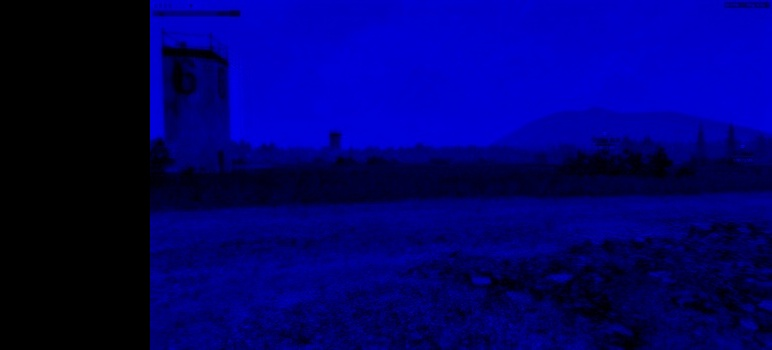
#> input picture regresor_RGB/3grad_images_plus_rectangles/B_image_l.jpeg, 772 x 350 px, found by its file name
$ python test_script.py
#> lines starting #> are read from the running program, lines starting #| are printed output that depends on the picture
import cv2
import numpy as np


def cvshow(name, img):
    cv2.imshow(name, img)
    cv2.waitKey(0)
    cv2.destroyAllWindows()


def sift_kp(image):
    gray_image = cv2.cvtColor(image, cv2.COLOR_BGR2GRAY)
    sift = cv2.SIFT_create()
    kp, des = sift.detectAndCompute(image, None)
    kp_image = cv2.drawKeypoints(gray_image, kp, None)
    return kp_image, kp, des


def get_good_match(des1, des2):
    bf = cv2.BFMatcher()
    matches = bf.knnMatch(des1, des2, k=2)  # des1 - изображение шаблона, des2 - соответствующее изображение
    matches = sorted(matches, key=lambda x: x[0].distance / x[1].distance)
    good = []
    for m, n in matches:
        if m.distance < 0.75 * n.distance:
            good.append(m)
    return good


def drawMatches(imageA, imageB, kpsA, kpsB, matches, status):
    # Инициализировать изображение визуализации, соединить изображения A и B слева и справа вместе
    (hA, wA) = imageA.shape[:2]
    (hB, wB) = imageB.shape[:2]
    vis = np.zeros((max(hA, hB), wA + wB, 3), dtype="uint8")
    vis[0:hA, 0:wA] = imageA
    vis[0:hB, wA:] = imageB

    # Совместное прохождение, рисование совпадающих пар
    for ((trainIdx, queryIdx), s) in zip(matches, status):
        # После успешного совпадения пары точек нарисуйте ее на визуализации
        if s == 1:
            # Нарисуйте совпадающие пары
            ptA = (int(kpsA[queryIdx][0]), int(kpsA[queryIdx][1]))
            ptB = (int(kpsB[trainIdx][0]) + wA, int(kpsB[trainIdx][1]))
            cv2.line(vis, ptA, ptB, (0, 255, 0), 1)

    # Вернуть результаты визуализации
    return vis


# Панорамное сшивание
def siftimg_rightlignment(img_right, img_left):
    _, kp1, des1 = sift_kp(img_right)
    _, kp2, des2 = sift_kp(img_left)
    goodMatch = get_good_match(des1, des2)
    # Когда совпадающие пары элементов фильтра больше 4 пар: вычислить матрицу перспективного преобразования
    if len(goodMatch) > 4:
        # Получить координаты точки соответствующей пары
        ptsA = np.float32([kp1[m.queryIdx].pt for m in goodMatch]).reshape(-1, 1, 2)
        ptsB = np.float32([kp2[m.trainIdx].pt for m in goodMatch]).reshape(-1, 1, 2)
        ransacReprojThreshold = 4
        H, status = cv2.findHomography(ptsA, ptsB, cv2.RANSAC, ransacReprojThreshold)
        # Функция этой функции состоит в том, чтобы сначала использовать
        # RANSAC для выбора четырех лучших наборов точек сопряжения,
        # а затем вычислить матрицу H. H - это матрица 3 * 3

        # Измените угол обзора справа от изображения, и в результате получится преобразованное изображение
        result = cv2.warpPerspective(img_right, H, (img_right.shape[1] + img_left.shape[1], img_right.shape[0]))
        cvshow('result_medium', result)
        # Передайте картинку слева в левый конец результирующего изображения
        result[0:img_left.shape[0], 0:img_left.shape[1]] = img_left
        return result


path_R = r'..//3grad_images//R_image.jpeg'
path_G = r'..//3grad_images/G_image.jpeg'
path_B = r'..//regresor_RGB//3grad_images//B_image.jpeg'
# Соответствие функций + панорамная строчка
path_1 = r'//home//sergey//PycharmProjects//dvs_etu//regresor_RGB//3grad_images_plus_rectangles//B_image_l.jpeg'
path_2 = r'//home//sergey//PycharmProjects//dvs_etu//regresor_RGB//3grad_images_plus_rectangles//G_image_r.jpeg'
# Прочтите сшитую картинку (обратите внимание на расположение левой и правой картинок)
# Преобразовать графику справа
img_right = cv2.imread(path_1)
#> img_right is the input picture: shape (350, 772, 3); mean B, G, R 107.5, 0.4, 0.5
img_left = cv2.imread(path_2)
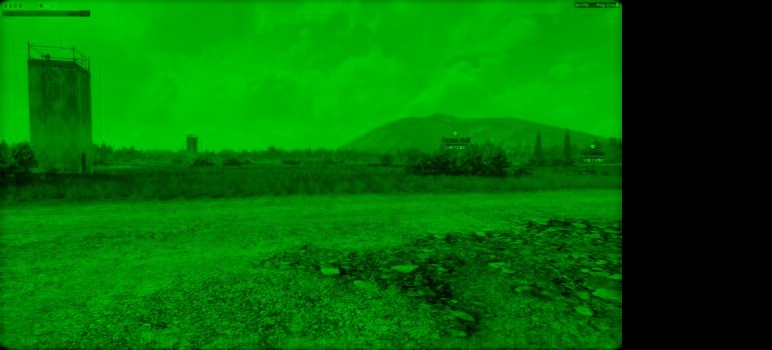
#> input picture regresor_RGB/3grad_images_plus_rectangles/G_image_r.jpeg, 772 x 350 px, found by its file name
#> img_left is the input picture: shape (350, 772, 3); mean B, G, R 2.3, 108.7, 2.2

img_right = cv2.resize(img_right, None, fx=0.5, fy=0.3)
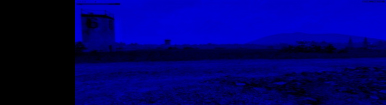
#> img_right: shape (105, 386, 3); mean B, G, R 107.5, 0.4, 0.5
# Убедитесь, что два изображения одинакового размера
img_left = cv2.resize(img_left, (img_right.shape[1], img_right.shape[0]))
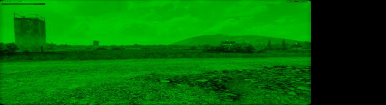
#> img_left: shape (105, 386, 3); mean B, G, R 2.3, 108.7, 2.1

kpimg_right, kp1, des1 = sift_kp(img_right)
#> in sift_kp, `gray_image = cv2.cvtColor(image, cv2.COLOR_BGR2GRAY)`:
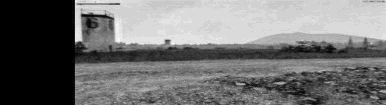
#> gray_image: shape (105, 386); min 0, max 28, mean 12.6; drawn with min black and max white
#> in sift_kp, `kp, des = sift.detectAndCompute(image, None)`: kp = (); des = None
#> kp1 = ()
kpimg_left, kp2, des2 = sift_kp(img_left)
#> in sift_kp (call 2), `gray_image = cv2.cvtColor(image, cv2.COLOR_BGR2GRAY)`:
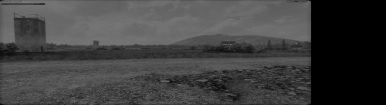
#> gray_image: shape (105, 386); min 0, max 125, mean 64.7
#> in sift_kp (call 2), `kp, des = sift.detectAndCompute(image, None)`: kp = 55 keypoints; strongest (x, y, size): (298, 28, 20), (309, 3, 2.6), (309, 83, 2), (305, 61, 7.8)
#> kp2 has the same summary as kp in sift_kp

# Отображение исходного изображения и изображения после обнаружения ключевой точки одновременно
# cvshow('img_left', np.hstack((img_left, kpimg_left)))
# cvshow('img_right', np.hstack((img_right, kpimg_right)))

goodMatch = get_good_match(des1, des2)
#> in get_good_match, `matches = bf.knnMatch(des1, des2, k=2)`: matches = ()
#> in get_good_match, `matches = sorted(matches, key=lambda x: x[0].distance / x[1].distance)`: matches = []
#> goodMatch = []

all_goodmatch_img = cv2.drawMatches(img_right, kp1, img_left, kp2, goodMatch, None, flags=2)
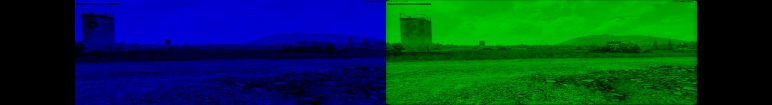
#> all_goodmatch_img: shape (105, 772, 3); mean B, G, R 54.9, 54.5, 1.3

# goodmatch_img Установите, сколько goodMatch перед собой [: 10]
goodmatch_img = cv2.drawMatches(img_right, kp1, img_left, kp2, goodMatch[:10], None, flags=2)

# cvshow('Keypoint Matches1', all_goodmatch_img)
# cvshow('Keypoint Matches2', goodmatch_img)

# Склеиваем картинку в панораму
result = siftimg_rightlignment(img_right, img_left)
#> in sift_kp (call 4), `kp_image = cv2.drawKeypoints(gray_image, kp, None)`:
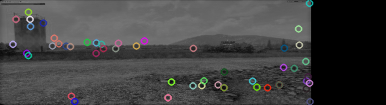
#> kp_image: shape (105, 386, 3); mean of channels 0, 1, 2 66.7, 66.5, 66.6; drawn as B, G, R
cvshow('result', result)
